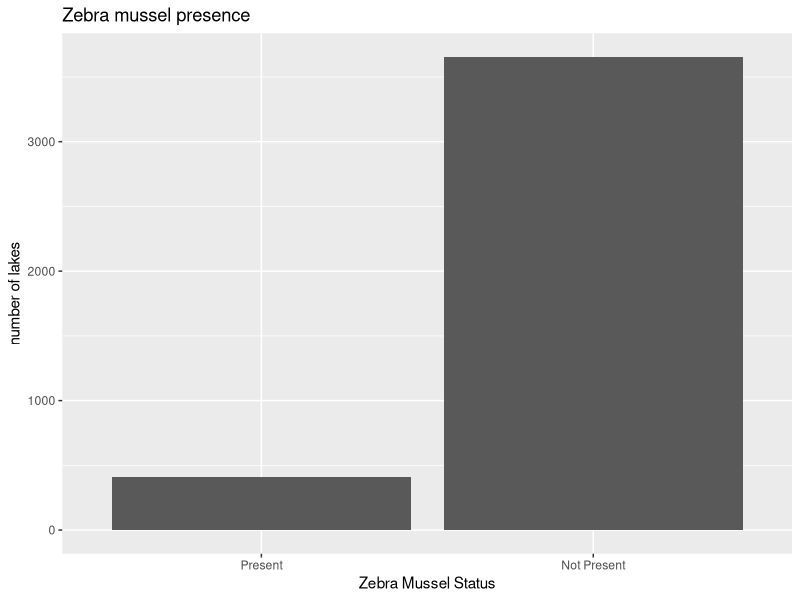
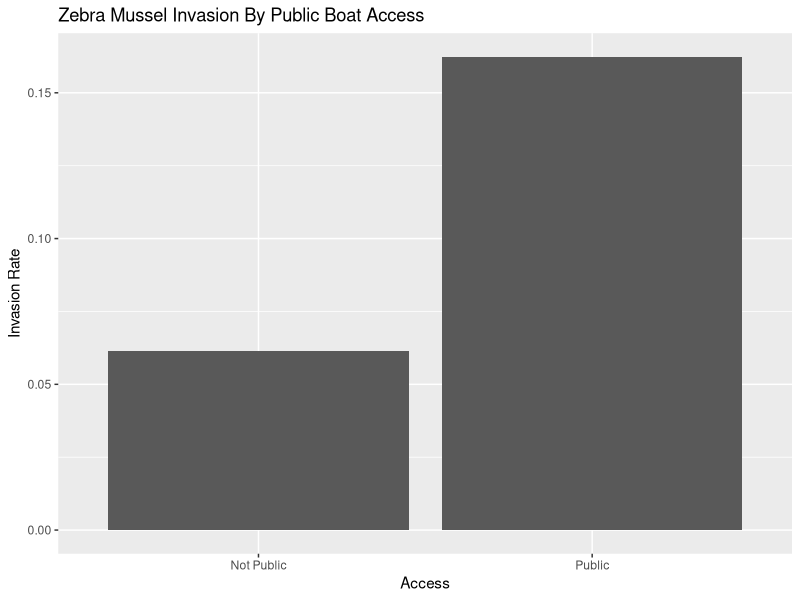
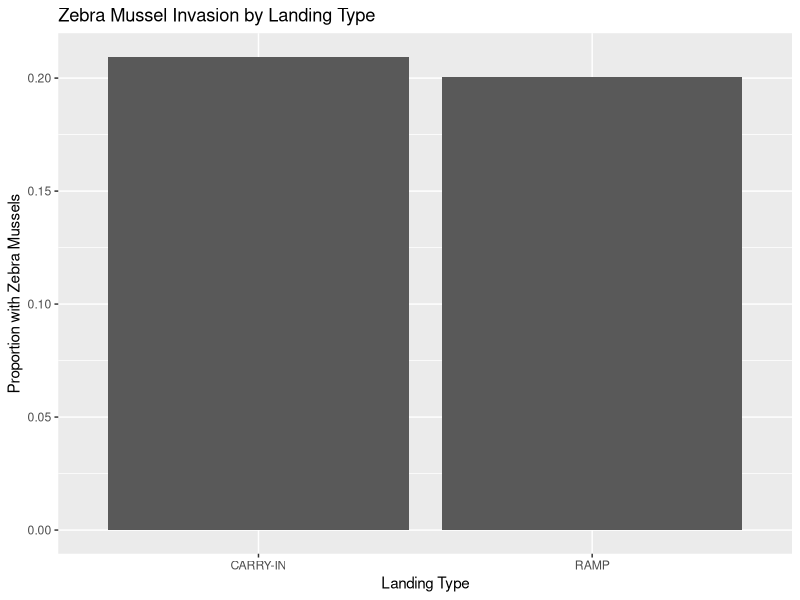
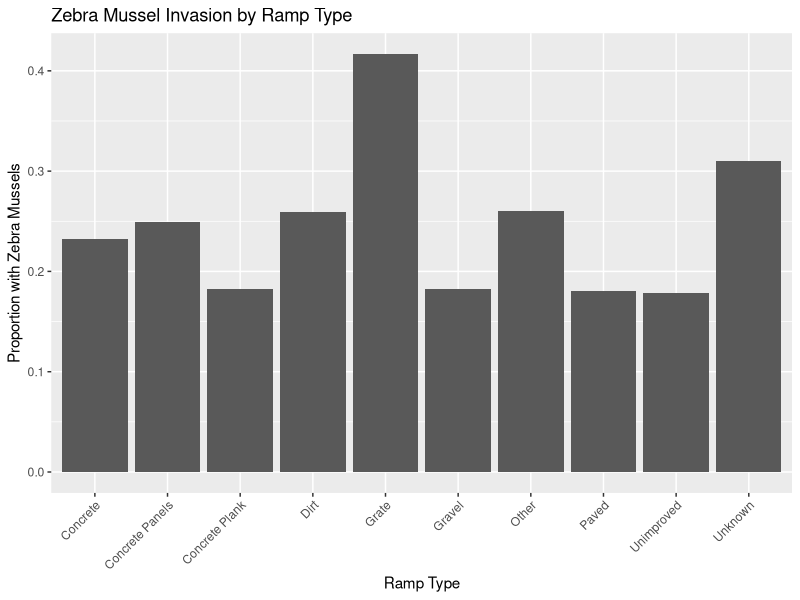

Here is the R script that generated these plots, in order:
## ---- chunk 1
library(tidyverse)
library(readxl)
library(dplyr)
## ---- chunk 2
Boat_Access<-read_csv("Data/Public_Boat_Access_Sites.csv")
AIS<-read_csv("Data/WatersWithAIS (1).csv")
Boat_Access
AIS
## ---- chunk 3
Boat_Access<- Boat_Access |>
  rename(Waterbody_Name= WATERBODY_NAME_TEXT)
## ---- chunk 4
Boat_Access$lake_name <- toupper(Boat_Access$Waterbody_Name)
AIS$lake_name <- toupper(AIS$`Waterbody Name`)

AIS <- AIS |>
  mutate(zebra_present = as.integer(str_detect(`Invasive Species`, "Zebra Mussel")) )

## ---- chunk 5
lake_data <- AIS |>
  left_join(Boat_Access, by = "lake_name", relationship = "many-to-many")
## ---- chunk 6
lake_data<- lake_data |> select(`Waterbody Name`, LANDING_TYPE_CODE, RAMP_TYPE_CODE, zebra_present)
lake_data
## ---- chunk 7
boat_summary <- Boat_Access |>
  group_by(lake_name) |>
  summarize(
    has_public_access = 1,  
    any_ramp = as.integer(any(!is.na(RAMP_TYPE_CODE))),
    any_landing = as.integer(any(!is.na(LANDING_TYPE_CODE)))
  )
boat_summary
## ---- chunk 8
lake_data <- AIS |>
  left_join(boat_summary, by = "lake_name")
lake_data 
## ---- chunk 9
lake_data <- lake_data |>
  mutate(
    has_public_access = replace_na(has_public_access, 0),
    any_ramp = replace_na(any_ramp, 0),
    any_landing = replace_na(any_landing, 0)
  )
lake_data <- lake_data |>
  select(lake_name, zebra_present, has_public_access, any_ramp, any_landing)
lake_data
## ---- chunk 10
lake_data |>
  filter(!is.na(zebra_present))|>
  ggplot(aes(x = factor(zebra_present,
                        levels = c(1, 0),
                        labels = c("Present", "Not Present")))) +
  geom_bar(stat = "count") +
  labs(title = "Zebra mussel presence",
       y = "number of lakes",
       x = "Zebra Mussel Status")
## ---- chunk 11
Invasion_rate_col<- lake_data |>
  group_by(has_public_access) |>
  summarise(invasion_rate = mean(zebra_present, na.rm = TRUE)) |>
  mutate(access = ifelse(has_public_access == 1, "Public", "Not Public"))|>
  ggplot(aes(x=access, y = invasion_rate)) +
  geom_col() + 
  labs(
    x = "Access", 
    y = "Invasion Rate",
    title = "Zebra Mussel Invasion By Public Boat Access"
  )
Invasion_rate_col

## ---- chunk 12
lake_data |>
  group_by(has_public_access) |>
  summarise(
    invasion_rate = mean(zebra_present, na.rm = TRUE)) |>
  pivot_wider(names_from =has_public_access,values_from= invasion_rate)|>
  knitr::kable(digits = 3, col.names = c("Private", "Public"))
## ---- chunk 13
library(broom)
zm_reg <- lm(zebra_present ~ has_public_access, data = lake_data)
tidy(zm_reg)|>
   mutate(term = recode(term,
                       "(Intercept)" = "Private lakes (baseline)",
                       "has_public_access" = "Has public access")) |>
  knitr::kable(digits = 3)
## ---- chunk 14
landing_type_data<- Boat_Access |>
  select(lake_name, LANDING_TYPE_CODE, RAMP_TYPE_CODE) |>
  distinct()
landing_type_data <- landing_type_data |>
  left_join(
    AIS |> select(lake_name, zebra_present),
    by = "lake_name")
landing_type_data
## ---- chunk 15
landing_data<- landing_type_data |>
  filter(!is.na(LANDING_TYPE_CODE)) |>
  filter(!LANDING_TYPE_CODE %in% c("UNKNOWN", "Ramp"))|>
  group_by(LANDING_TYPE_CODE) |>
  summarise(invasion_rate = mean(zebra_present, na.rm = TRUE), n_lakes = n_distinct(lake_name))

landing_data |>
  ggplot(aes(x = LANDING_TYPE_CODE, y = invasion_rate)) +
  geom_col() + labs( x = "Landing Type",
    y = "Proportion with Zebra Mussels",
    title = "Zebra Mussel Invasion by Landing Type")
## ---- chunk 16
ramp_data <- landing_type_data |>
  filter(!is.na(RAMP_TYPE_CODE)) |>
  group_by(RAMP_TYPE_CODE) |>
  summarise(
    invasion_rate = mean(zebra_present, na.rm = TRUE),
    n_lakes = n_distinct(lake_name)) 


ramp_data |>
  ggplot(aes(x = RAMP_TYPE_CODE, y = invasion_rate)) +
  geom_col() + labs( x = "Ramp Type",
    y = "Proportion with Zebra Mussels",
    title = "Zebra Mussel Invasion by Ramp Type") +
  theme(axis.text.x = element_text(angle = 45, hjust= 1))

## ---- chunk 17
landing_data |>
  select(LANDING_TYPE_CODE, invasion_rate) |>
  pivot_wider(names_from=LANDING_TYPE_CODE, values_from = invasion_rate)|> 
  knitr::kable(digits = 3, col.names = c("Carry-in", "Ramp"))
## ---- chunk 18
ramp_data|> select(RAMP_TYPE_CODE, invasion_rate) |>
  pivot_wider(names_from=RAMP_TYPE_CODE, values_from = invasion_rate)|> 
  knitr::kable(digits = 2)
